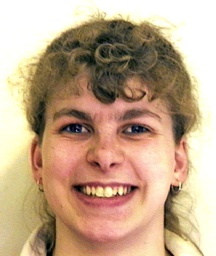
#> input picture jenni16.jpg, 216 x 256 px, shrunk from 432 x 512 before the run
$ python fast_gf.py
#> lines starting #> are read from the running program, lines starting #| are printed output that depends on the picture
#> further down, I is the input picture: shape (256, 216, 3); mean R, G, B 194, 166.3, 138.7
# -*- coding: utf-8 -*-
"""
Created on Wed Oct 17 22:44:23 2018

@author: hp
"""

# -*- coding: utf-8 -*-
"""
Created on Wed Oct 17 18:36:42 2018

@author: hp
"""
import numpy as np
import matplotlib.pyplot as plt
from scipy.ndimage import zoom
import time


# (x, y)  h = r / 2

# (i, j)

def box_map(img, r):
#> called with r = 2
    h = int(r / 2)
     # 2 D　image
    box_mean = np.zeros(img.shape)
    if img.ndim == 2:
        img = np.pad(img, ((h,),(h,)), 'reflect')
    else:
        img = np.pad(img, ((h,),(h,),(0,)), 'reflect')
    for i in range(box_mean.shape[0]):
        for j in range(box_mean.shape[1]):
            box_mean[i, j] = img[i:i+r, j:j+r].mean()
    return box_mean


def guided_filter(p, I, r, eps):
    # (x, y)

    I_mean = box_map(I, r)
    p_mean = box_map(p, r)

    corr_I = box_map(np.square(I), r)
    corr_Ip = box_map(I * p, r)

    var_I = corr_I - I_mean**2
    cov_Ip = corr_Ip - I_mean * p_mean

    a = cov_Ip / (var_I + eps)
    b = p_mean - a * I_mean

    a_mean = box_map(a, r)
    b_mean = box_map(b, r)

    for x in range(p.shape[0]):
        for y in range(p.shape[1]):
            a_mean[x, y] = a_mean[x:x+r, y:y+r].mean()
            b_mean[x, y] = b_mean[x:x+r, y:y+r].mean()

    q = a_mean * I + b_mean

    return q, (a_mean, b_mean)

def Fast_guided_filter(p, I, r, s, eps, mode='linear'):
    # sample a dot from images every  **s** dots

    I_s = None
    p_s = None

    scale = np.array([s, s, 1]).astype('float')
    # downsample
    p_s = zoom(p, 1 / scale)
    I_s = zoom(I, 1 / scale)

    r_s = int(r / s)


    _, ab_mean = guided_filter(p_s, I_s, r_s, eps)


    a_mean_s = ab_mean[0]
    b_mean_s = ab_mean[1]

    #  upsample
    a_mean = zoom(a_mean_s, scale)
#> a_mean: shape (256, 216, 3) float64
    b_mean = zoom(b_mean_s, scale)
#> b_mean: shape (256, 216, 3) float64


    q = a_mean * I + b_mean
#> q: shape (256, 216, 3) float64

    return q


if __name__ is '__main__':
    I = plt.imread('jenni16.jpg')
    p = plt.imread('jenni16.jpg')

    if I.dtype == 'uint8':
        I = I.astype('float') / 255
        p = p.astype('float') / 255


    r = 8
    eps = 0.05

    s = 4

    tic = time.time()
    out_1 = Fast_guided_filter(p, I, r, s, eps)
    toc1 = time.time()
    out_2, _ = guided_filter(p, I, r, eps)
#> call 2 of guided_filter, with r = 8, eps = 0.05
#> in box_map (call 9), `img = np.pad(img, ((h,),(h,),(0,)), 'reflect')`:
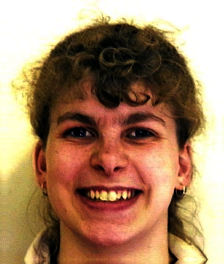
#> img: shape (264, 224, 3) float64; mean of channels 0, 1, 2 0.662, 0.525, 0.403; drawn as R, G, B
#> after the loop in box_map (call 9), `for i in range(box_mean.shape[0]):`:
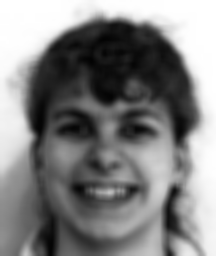
#> box_mean: shape (256, 216, 3) float64; min 0.0116, max 1, mean 0.509
#> in guided_filter (call 2), `var_I = corr_I - I_mean**2`:
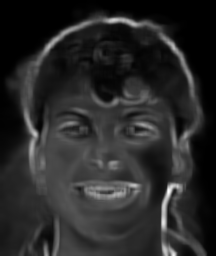
#> var_I: shape (256, 216, 3) float64; min 0, max 0.11, mean 0.0177; drawn with min black and max white
#> after the loop in box_map (call 11), `for i in range(box_mean.shape[0]):`:
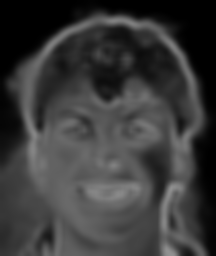
#> box_mean: shape (256, 216, 3) float64; min 0, max 0.574, mean 0.229
#> after the loop in guided_filter (call 2), `for x in range(p.shape[0]):`:
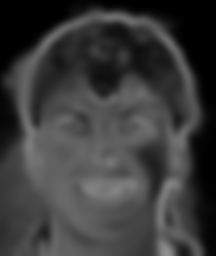
#> a_mean: shape (256, 216, 3) float64; min 0, max 0.566, mean 0.232
#> after the loop in guided_filter (call 2), `for x in range(p.shape[0]):`:
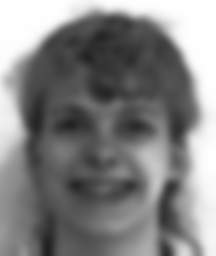
#> b_mean: shape (256, 216, 3) float64; min 0.129, max 1, mean 0.515
#> in guided_filter (call 2), `q = a_mean * I + b_mean`:
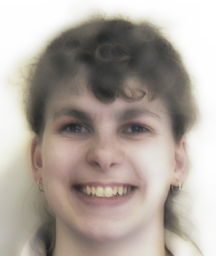
#> q: shape (256, 216, 3) float64; mean of channels 0, 1, 2 0.685, 0.649, 0.619; drawn as R, G, B
    toc2 = time.time()

    plt.figure('fast_gf')
    plt.imshow(out_1, cmap='gray')
    print('>>> gf - time cost: {:.2} min'.format((toc2 - toc1) / 60))


    plt.figure('gf')
    plt.imshow(out_2, cmap='gray')
    print('>>> fast_gf - time cost: {:.2} min'.format((toc1 - tic) / 60))

$ run again, with bil1.png saved as jenni16.jpg
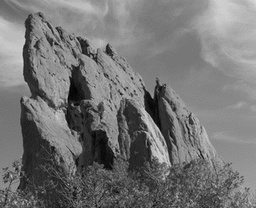
#> input picture bil1.png, 256 x 208 px, shrunk from 385 x 313 before the run
#> I is the input picture: shape (208, 256, 3); min 0, max 217, mean 116.6
#> img: shape (216, 264, 3) float64
#> var_I: shape (208, 256, 3) float64
#> a: shape (208, 256, 3) float64
#> b: shape (208, 256, 3) float64
#> after the loop in guided_filter (call 2), `for x in range(p.shape[0]):`:
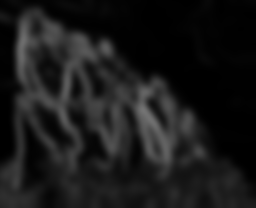
#> a_mean: shape (208, 256, 3) float64; min 0.000171, max 0.457, mean 0.101
#> in guided_filter (call 2), `q = a_mean * I + b_mean`:
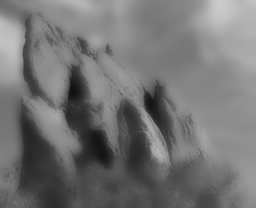
#> q: shape (208, 256, 3) float64; min 0.07, max 0.797, mean 0.456
